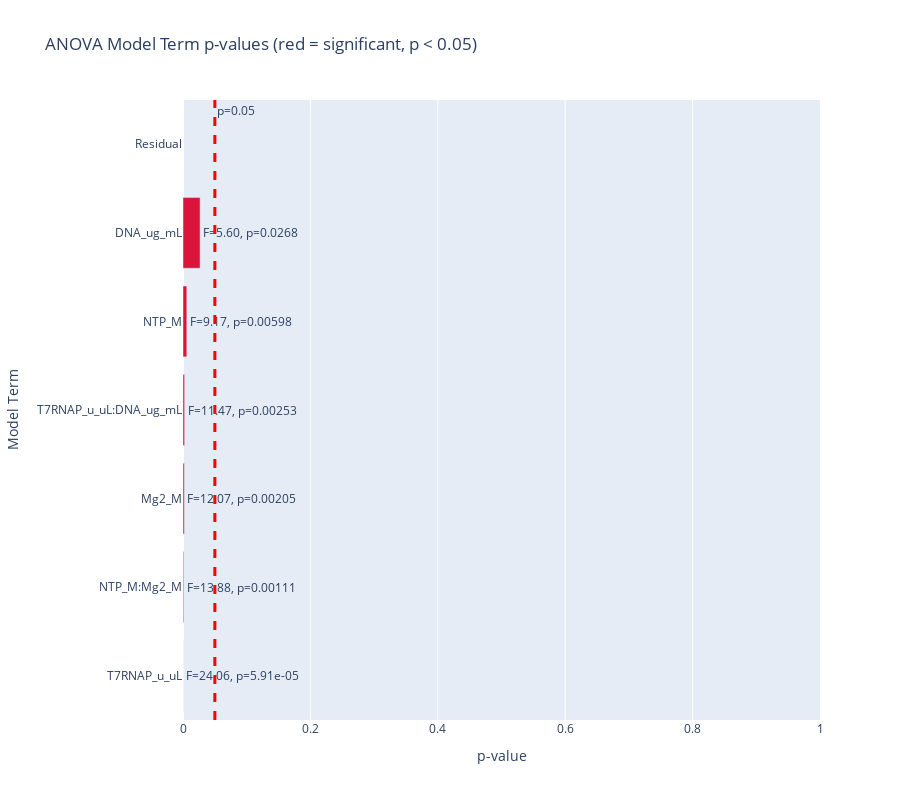

Notebook code cell kept with this figure:
### Markdown cell above
## Feature Selection

We can reduce the model complexity by removing the interaction terms that are not
statistically significant.

### Code cell
# Use descriptive variable names
anova_data = pd.DataFrame(
    data={
        "RNA_Yield": response.values.ravel(),
        "NTP_M": experimental_conditions[X_columns[0]].values.ravel(),
        "T7RNAP_u_uL": experimental_conditions[X_columns[1]].values.ravel(),
        "DNA_ug_mL": experimental_conditions[X_columns[2]].values.ravel(),
        "Mg2_M": experimental_conditions[X_columns[3]].values.ravel(),
    }
)

# Build formula with all main effects and all interaction effects (up to 5-way)
formula = (
    "RNA_Yield ~ NTP_M + T7RNAP_u_uL + Mg2_M + NTP_M * Mg2_M + T7RNAP_u_uL * DNA_ug_mL"
)

lm = ols(formula=formula, data=anova_data).fit()

# Show full model summary
print(lm.summary())

# ANOVA table
anova_results = anova_lm(lm)
print("\nANOVA Table:")
print(anova_results)

# Extract p-values and F-statistics
anova_results = anova_results.reset_index().rename(columns={"index": "Term"})
anova_results["Significant"] = anova_results["PR(>F)"] < 0.05

# Plot p-values for all terms
fig = go.Figure(
    data=[
        go.Bar(
            y=anova_results["Term"],
            x=anova_results["PR(>F)"],
            orientation="h",
            marker_color=[
                "crimson" if sig else "steelblue"
                for sig in anova_results["Significant"]
            ],
            text=[
                f"F={fval:.2f}, p={pval:.3g}"
                for fval, pval in zip(anova_results["F"], anova_results["PR(>F)"])
            ],
            hoverinfo="text",
        )
    ]
)

fig.add_vline(
    x=0.05,
    line_width=3,
    line_dash="dash",
    line_color="red",
    annotation_text="p=0.05",
    annotation_position="top right",
)
fig.update_xaxes(title="p-value", range=[0, 1])
fig.update_yaxes(title="Model Term")
fig.update_layout(
    barmode="stack",
    title_text="ANOVA Model Term p-values (red = significant, p < 0.05)",
    yaxis={"categoryorder": "total ascending"},
    height=800,
)

### Figure 1 — Plotly figure (JSON) as saved in the notebook; plotly's stock layout.template omitted (floating-point values rounded to 4 significant figures)
{"data": [{"hoverinfo": "text", "marker": {"color": ["crimson", "crimson", "crimson", "crimson", "crimson", "crimson", "steelblue"]}, "orientation": "h", "text": ["F=9.17, p=0.00598", "F=24.06, p=5.91e-05", "F=12.07, p=0.00205", "F=13.88, p=0.00111", "F=5.60, p=0.0268", "F=11.47, p=0.00253", "F=nan, p=nan"], "type": "bar", "x": [0.005981, 5.906e-05, 0.002053, 0.001109, 0.02681, 0.002534, NaN], "y": ["NTP_M", "T7RNAP_u_uL", "Mg2_M", "NTP_M:Mg2_M", "DNA_ug_mL", "T7RNAP_u_uL:DNA_ug_mL", "Residual"]}], "layout": {"annotations": [{"showarrow": false, "text": "p=0.05", "x": 0.05, "xanchor": "left", "xref": "x", "y": 1, "yanchor": "top", "yref": "y domain"}], "barmode": "stack", "height": 800, "shapes": [{"line": {"color": "red", "dash": "dash", "width": 3}, "type": "line", "x0": 0.05, "x1": 0.05, "xref": "x", "y0": 0, "y1": 1, "yref": "y domain"}], "title": {"text": "ANOVA Model Term p-values (red = significant, p < 0.05)"}, "xaxis": {"range": [0, 1], "title": {"text": "p-value"}}, "yaxis": {"categoryorder": "total ascending", "title": {"text": "Model Term"}}}}
